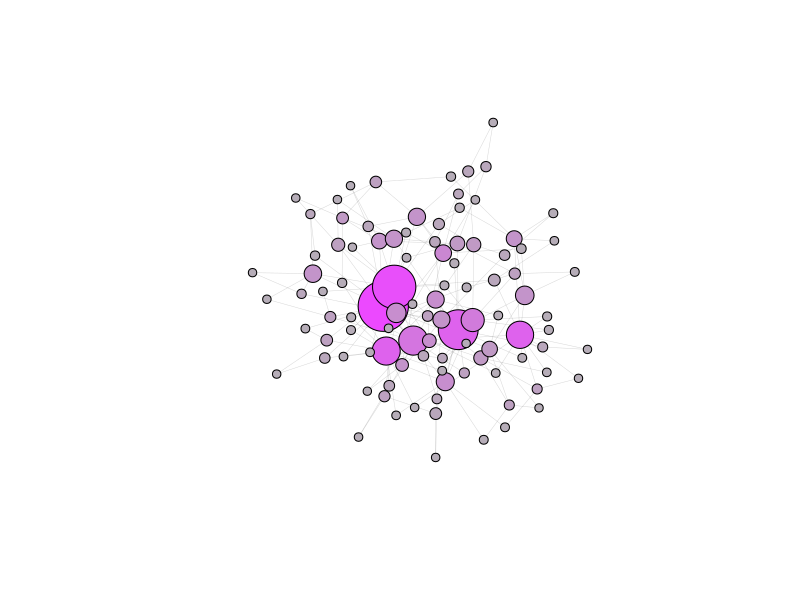

Source code (R):
## ---- chunk 1
#| echo: false
#| warning: false
#| message: false
#| fig-align: center
#| fig-width: 8
#| fig-height: 8 
#| eval: true
#| fig-cap: A Barabasi-Albert preferential attachment network with 100 nodes - node size proportional to node degree

# Load the igraph library
library(igraph)

# Set seed for reproducibility
set.seed(42)

# Create a sample network using preferential attachment model
g <- barabasi.game(n = 100, power = 1, m = 2, directed = FALSE)

# Calculate node properties
degree_centrality <- degree(g)
betweenness_centrality <- betweenness(g)

# Create a green to magenta color palette based on degree centrality
green_to_magenta <- colorRampPalette(c("#B3B4B4", "#EC49FF"))(max(degree_centrality))
node_colors <- green_to_magenta[degree_centrality]

# Set node sizes based on betweenness centrality
node_sizes <- 5 + (betweenness_centrality / max(betweenness_centrality)) * 25

# Set transparent background
par(bg = NA)

# Create the visualization
plot(g, 
     vertex.color = node_colors,
     vertex.size = node_sizes,
     vertex.label = NA,
     edge.width = 0.5,
     edge.color = rgb(0.5, 0.5, 0.5, 0.3),
     layout = layout_with_fr(g),
     )
